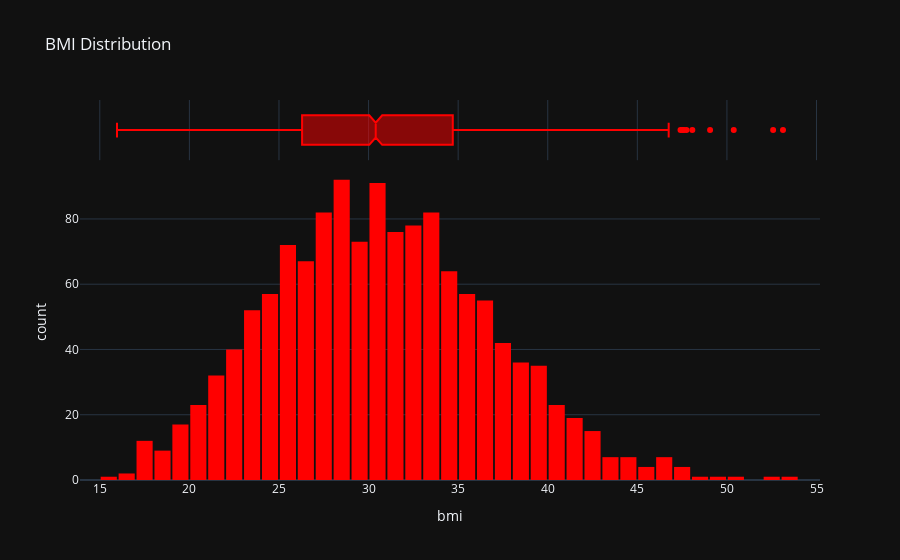

The notebook cell saved with this chart:
### Code cell
fig = px.histogram(medical_df, x="bmi",
                   marginal='box',
                   color_discrete_sequence=['red'],
                   title='BMI Distribution')
fig.update_layout(bargap=0.1)
fig.show()

### Figure 1 — Plotly figure (JSON) as saved in the notebook; plotly's stock layout.template omitted (floating-point values rounded to 4 significant figures; data arrays with more than 128 entries replaced by an {"elided": "..."} marker saying what was removed)
{"data": [{"bingroup": "x", "hovertemplate": "bmi=%{x}<br>count=%{y}<extra></extra>", "legendgroup": "", "marker": {"color": "red", "pattern": {"shape": ""}}, "name": "", "orientation": "v", "showlegend": false, "x": {"elided": "1338 float values"}, "xaxis": "x", "yaxis": "y", "type": "histogram"}, {"hovertemplate": "bmi=%{x}<extra></extra>", "legendgroup": "", "marker": {"color": "red"}, "name": "", "notched": true, "showlegend": false, "x": {"elided": "1338 float values"}, "xaxis": "x2", "yaxis": "y2", "type": "box"}], "layout": {"xaxis": {"anchor": "y", "domain": [0.0, 1.0], "title": {"text": "bmi"}}, "yaxis": {"anchor": "x", "domain": [0.0, 0.8316], "title": {"text": "count"}}, "xaxis2": {"anchor": "y2", "domain": [0.0, 1.0], "matches": "x", "showticklabels": false, "showgrid": true}, "yaxis2": {"anchor": "x2", "domain": [0.8416, 1.0], "matches": "y2", "showticklabels": false, "showline": false, "ticks": "", "showgrid": false}, "legend": {"tracegroupgap": 0}, "title": {"text": "BMI Distribution"}, "barmode": "relative", "bargap": 0.1}}
